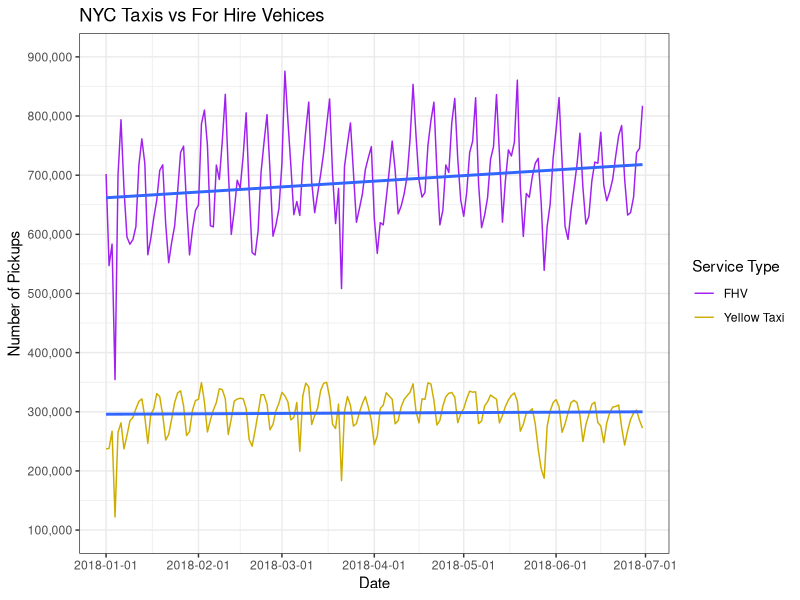
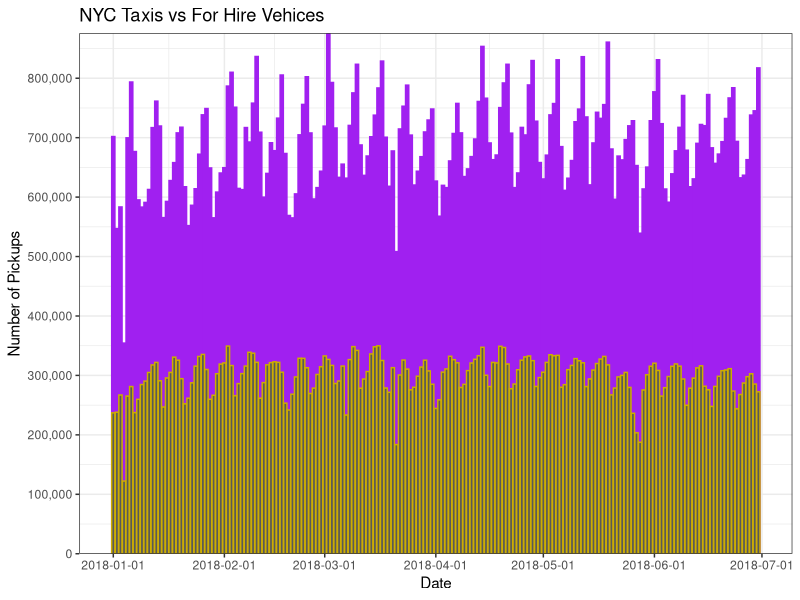
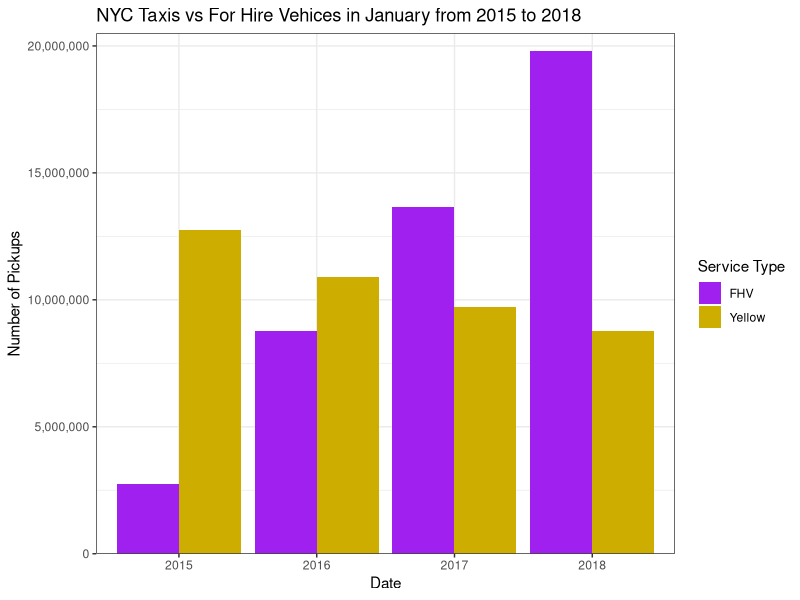

Recreate these plots in R, in order.
library(ggplot2)
library(dplyr)
library(reshape2)

## Reads in the data, and allows the data to be used by ggplot
transport_data <- read.csv("data/final_reformat.csv", stringsAsFactors = FALSE, header = TRUE)
correct_class <-  transport_data %>% mutate(Date = as.Date(Date)) %>%
  mutate(FHV = as.numeric(FHV)) %>% mutate(Yellow = as.numeric(Yellow))
View(correct_class)
## Plots the data as lines on a single plot, with For Hire Vehicles
## being represented by the purple line, and Yellow Taxis being represented
## by the yellow line
basic_plot <- ggplot(correct_class, aes(x = Date, y = FHV)) +
  geom_line(aes(y = FHV, color = "FHV")) +
  geom_smooth(method = "lm", se = FALSE) +
  geom_line(aes(y = Yellow, color = "Yellow Taxi")) +
  geom_smooth(aes(y = Yellow), method = "lm", se = FALSE) +
  scale_colour_manual(values=c("purple", "gold3")) +
  theme_bw() +
  labs(title = "NYC Taxis vs For Hire Vehices", y = "Number of Pickups", 
       color = "Service Type") +
  scale_x_date(date_breaks = "1 month") +
  scale_y_continuous(limits = c(100000, 900000),
       breaks = seq(from = 100000, to = 900000, by = 100000),
       labels = scales::comma)
basic_plot


## This is a barplot that adds a bar for every data entry input. It does not
## appear to be helpful for daily data, but may be for monthly

bar_plot <- ggplot(correct_class, aes(x = Date, y = FHV, color = "FHV")) +
  geom_bar(stat = "identity", color = "purple", fill = "purple", position = "dodge") +
  geom_bar(stat = "identity", aes(y = Yellow), color = "gold3") +
  theme_bw() +
  labs(title = "NYC Taxis vs For Hire Vehices", y = "Number of Pickups",
       color = "Service Type") +
  scale_x_date(date_breaks = "1 month") +
  scale_y_continuous(breaks = seq(from = 0, to = 900000, by = 100000),
       expand = c(0,0), labels = scales::comma)
bar_plot

## This is the bar plot for the data containing a value for a single
## month in each year. Note that it uses the data before reshaping
transport_data <- read.csv("data/yearlyTripData.csv", stringsAsFactors = FALSE, header = TRUE)
df.long <- melt(transport_data)
ggplot(df.long,aes(x = Date,value,fill=variable)) +
  geom_bar(stat="identity",position="dodge") +
  scale_fill_manual(values = c("purple", "gold3")) +
  theme_bw() +
  scale_y_continuous(labels = scales::comma, expand = c(0,0),
                     limits = c(0, 20500000)) +
  scale_x_discrete(labels = c("2015", "2016", "2017", "2018")) +
  labs(title = "NYC Taxis vs For Hire Vehices in January from 2015 to 2018", y = "Number of Pickups",
       fill = "Service Type")